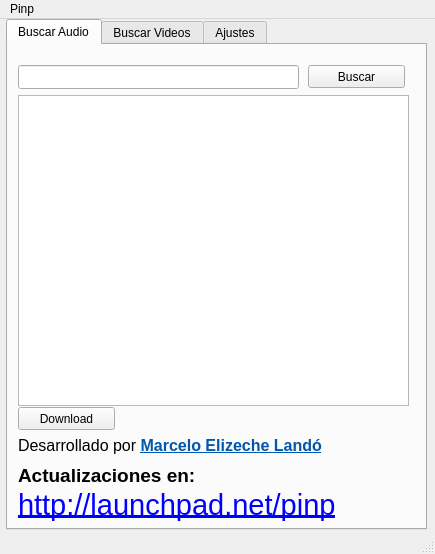
<?xml version="1.0" encoding="UTF-8"?>
<ui version="4.0">
 <author>Marcelo Elizeche Landó</author>
 <class>MainWindow</class>
 <widget class="QMainWindow" name="MainWindow">
  <property name="geometry">
   <rect>
    <x>0</x>
    <y>0</y>
    <width>435</width>
    <height>554</height>
   </rect>
  </property>
  <property name="minimumSize">
   <size>
    <width>420</width>
    <height>540</height>
   </size>
  </property>
  <property name="windowTitle">
   <string>PINP Media Downloader 0.6.5 by Marcelo Elizeche</string>
  </property>
  <widget class="QWidget" name="centralwidget">
   <widget class="QTabWidget" name="tabWidget">
    <property name="enabled">
     <bool>true</bool>
    </property>
    <property name="geometry">
     <rect>
      <x>6</x>
      <y>0</y>
      <width>421</width>
      <height>511</height>
     </rect>
    </property>
    <property name="sizePolicy">
     <sizepolicy hsizetype="Maximum" vsizetype="Maximum">
      <horstretch>0</horstretch>
      <verstretch>0</verstretch>
     </sizepolicy>
    </property>
    <property name="tabShape">
     <enum>QTabWidget::Rounded</enum>
    </property>
    <property name="currentIndex">
     <number>0</number>
    </property>
    <widget class="QWidget" name="tab">
     <attribute name="title">
      <string>Buscar Audio</string>
     </attribute>
     <widget class="QPushButton" name="pushButton">
      <property name="geometry">
       <rect>
        <x>10</x>
        <y>362</y>
        <width>97</width>
        <height>23</height>
       </rect>
      </property>
      <property name="text">
       <string>Download</string>
      </property>
     </widget>
     <widget class="QPushButton" name="searchButton">
      <property name="geometry">
       <rect>
        <x>300</x>
        <y>20</y>
        <width>97</width>
        <height>23</height>
       </rect>
      </property>
      <property name="text">
       <string>Buscar</string>
      </property>
     </widget>
     <widget class="QLabel" name="label_3">
      <property name="geometry">
       <rect>
        <x>10</x>
        <y>380</y>
        <width>451</width>
        <height>41</height>
       </rect>
      </property>
      <property name="text">
       <string>&lt;!DOCTYPE HTML PUBLIC &quot;-//W3C//DTD HTML 4.0//EN&quot; &quot;http://www.w3.org/TR/REC-html40/strict.dtd&quot;&gt;
&lt;html&gt;&lt;head&gt;&lt;meta name=&quot;qrichtext&quot; content=&quot;1&quot; /&gt;&lt;style type=&quot;text/css&quot;&gt;
p, li { white-space: pre-wrap; }
&lt;/style&gt;&lt;/head&gt;&lt;body style=&quot; font-family:'DejaVu Sans'; font-size:8pt; font-weight:400; font-style:normal;&quot;&gt;
&lt;p style=&quot; margin-top:0px; margin-bottom:0px; margin-left:0px; margin-right:0px; -qt-block-indent:0; text-indent:0px;&quot;&gt;&lt;span style=&quot; font-size:12pt;&quot;&gt;Desarrollado por &lt;/span&gt;&lt;a href=&quot;http://twitter.com/melizeche&quot;&gt;&lt;span style=&quot; font-size:12pt; font-weight:600; text-decoration: underline; color:#0057ae;&quot;&gt;Marcelo Elizeche Landó&lt;/span&gt;&lt;/a&gt;&lt;/p&gt;&lt;/body&gt;&lt;/html&gt;</string>
      </property>
      <property name="textFormat">
       <enum>Qt::RichText</enum>
      </property>
      <property name="openExternalLinks">
       <bool>true</bool>
      </property>
      <property name="textInteractionFlags">
       <set>Qt::TextBrowserInteraction</set>
      </property>
     </widget>
     <widget class="QListWidget" name="listWidget">
      <property name="geometry">
       <rect>
        <x>10</x>
        <y>50</y>
        <width>391</width>
        <height>311</height>
       </rect>
      </property>
     </widget>
     <widget class="QLabel" name="label">
      <property name="geometry">
       <rect>
        <x>10</x>
        <y>440</y>
        <width>451</width>
        <height>41</height>
       </rect>
      </property>
      <property name="text">
       <string>&lt;font size=15&gt;&lt;a href=&quot;http://launchpad.net/pinp&quot;&gt;http://launchpad.net/pinp&lt;/a&gt;&lt;/font&gt;</string>
      </property>
      <property name="textFormat">
       <enum>Qt::RichText</enum>
      </property>
      <property name="openExternalLinks">
       <bool>true</bool>
      </property>
      <property name="textInteractionFlags">
       <set>Qt::TextBrowserInteraction</set>
      </property>
     </widget>
     <widget class="QLabel" name="label_2">
      <property name="geometry">
       <rect>
        <x>10</x>
        <y>410</y>
        <width>331</width>
        <height>41</height>
       </rect>
      </property>
      <property name="text">
       <string>&lt;!DOCTYPE HTML PUBLIC &quot;-//W3C//DTD HTML 4.0//EN&quot; &quot;http://www.w3.org/TR/REC-html40/strict.dtd&quot;&gt;
&lt;html&gt;&lt;head&gt;&lt;meta name=&quot;qrichtext&quot; content=&quot;1&quot; /&gt;&lt;style type=&quot;text/css&quot;&gt;
p, li { white-space: pre-wrap; }
&lt;/style&gt;&lt;/head&gt;&lt;body style=&quot; font-family:'DejaVu Sans'; font-size:8pt; font-weight:400; font-style:normal;&quot;&gt;
&lt;p style=&quot; margin-top:0px; margin-bottom:0px; margin-left:0px; margin-right:0px; -qt-block-indent:0; text-indent:0px;&quot;&gt;&lt;span style=&quot; font-size:14pt; font-weight:600;&quot;&gt;Actualizaciones en:&lt;/span&gt;&lt;/p&gt;&lt;/body&gt;&lt;/html&gt;</string>
      </property>
      <property name="textFormat">
       <enum>Qt::RichText</enum>
      </property>
      <property name="openExternalLinks">
       <bool>true</bool>
      </property>
      <property name="textInteractionFlags">
       <set>Qt::TextBrowserInteraction</set>
      </property>
     </widget>
     <widget class="QLineEdit" name="lineEdit">
      <property name="geometry">
       <rect>
        <x>10</x>
        <y>20</y>
        <width>281</width>
        <height>24</height>
       </rect>
      </property>
      <property name="autoFillBackground">
       <bool>false</bool>
      </property>
     </widget>
     <zorder>label</zorder>
     <zorder>searchButton</zorder>
     <zorder>label_3</zorder>
     <zorder>listWidget</zorder>
     <zorder>lineEdit</zorder>
     <zorder>pushButton</zorder>
     <zorder>label_2</zorder>
     <zorder>pushButton</zorder>
     <zorder>searchButton</zorder>
     <zorder>label_3</zorder>
     <zorder>listWidget</zorder>
     <zorder>label</zorder>
     <zorder>label_2</zorder>
     <zorder>lineEdit</zorder>
    </widget>
    <widget class="QWidget" name="tab_3">
     <property name="enabled">
      <bool>false</bool>
     </property>
     <property name="cursor">
      <cursorShape>ForbiddenCursor</cursorShape>
     </property>
     <property name="mouseTracking">
      <bool>false</bool>
     </property>
     <attribute name="title">
      <string>Buscar Videos</string>
     </attribute>
    </widget>
    <widget class="QWidget" name="tab_2">
     <attribute name="title">
      <string>Ajustes</string>
     </attribute>
     <widget class="QGroupBox" name="groupBox">
      <property name="geometry">
       <rect>
        <x>10</x>
        <y>20</y>
        <width>391</width>
        <height>81</height>
       </rect>
      </property>
      <property name="title">
       <string>Descargar en:</string>
      </property>
      <property name="alignment">
       <set>Qt::AlignBottom|Qt::AlignLeading|Qt::AlignLeft</set>
      </property>
      <property name="flat">
       <bool>false</bool>
      </property>
      <property name="checkable">
       <bool>false</bool>
      </property>
      <property name="checked">
       <bool>false</bool>
      </property>
      <widget class="QLineEdit" name="dirEdit">
       <property name="geometry">
        <rect>
         <x>10</x>
         <y>40</y>
         <width>331</width>
         <height>25</height>
        </rect>
       </property>
      </widget>
      <widget class="QPushButton" name="dirButton">
       <property name="geometry">
        <rect>
         <x>340</x>
         <y>40</y>
         <width>31</width>
         <height>24</height>
        </rect>
       </property>
       <property name="text">
        <string>...</string>
       </property>
      </widget>
     </widget>
    </widget>
   </widget>
  </widget>
  <widget class="QMenuBar" name="menubar">
   <property name="geometry">
    <rect>
     <x>0</x>
     <y>0</y>
     <width>435</width>
     <height>21</height>
    </rect>
   </property>
   <widget class="QMenu" name="menuPinp">
    <property name="title">
     <string>Pinp</string>
    </property>
    <addaction name="actionSalir"/>
   </widget>
   <addaction name="menuPinp"/>
  </widget>
  <widget class="QStatusBar" name="statusbar"/>
  <action name="actionSalir">
   <property name="text">
    <string>Salir</string>
   </property>
   <property name="shortcut">
    <string>Ctrl+Q</string>
   </property>
  </action>
 </widget>
 <resources/>
 <connections>
  <connection>
   <sender>actionSalir</sender>
   <signal>activated()</signal>
   <receiver>MainWindow</receiver>
   <slot>close()</slot>
   <hints>
    <hint type="sourcelabel">
     <x>-1</x>
     <y>-1</y>
    </hint>
    <hint type="destinationlabel">
     <x>399</x>
     <y>299</y>
    </hint>
   </hints>
  </connection>
 </connections>
</ui>
